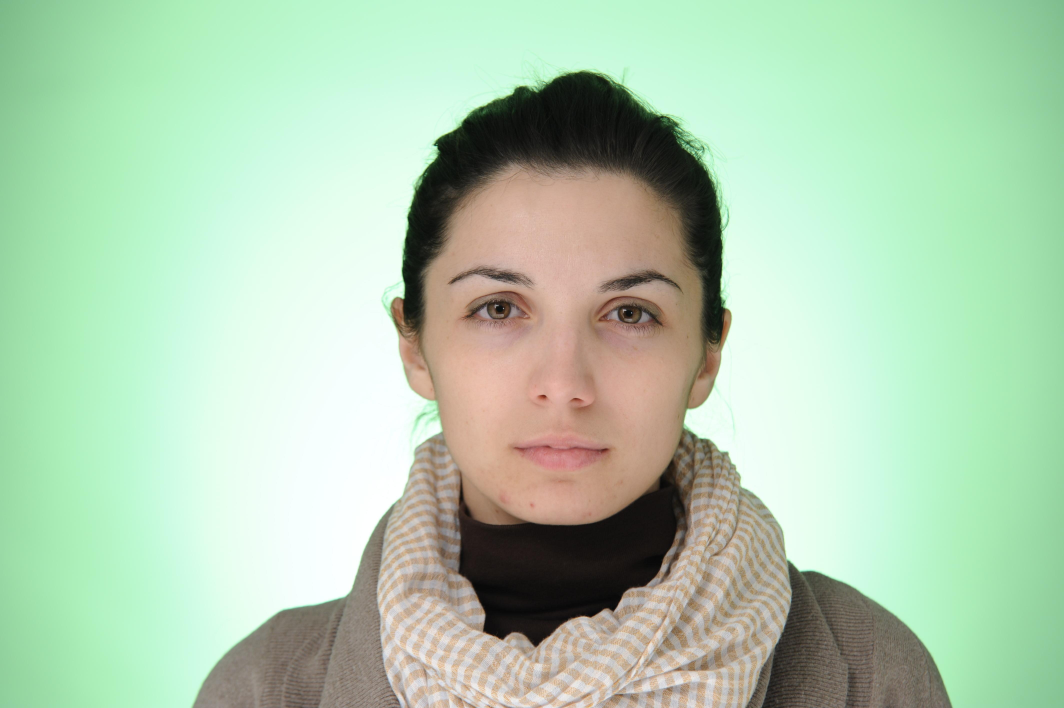
#> input picture db_pics/1.jpg, 4256 x 2832 px (shown at 1/4 size); its folder holds only this picture in this run
$ python ui.py
#> lines starting #> are read from the running program, lines starting #| are printed output that depends on the picture
import cv2
import pandas as pd
import numpy as np
import io
from plotly import tools
from math import *
import pandas as pd
import os


img_filpath = './db_pics/'
img_filename = os.listdir(img_filpath)

ui = np.zeros((600,750,3), np.uint8)
name_filename = input("Please enter user's name: ")
#> the answer given: db_pics/1.jpg

file = open(name_filename+'.csv','w')
file.write("img_file, score\n")

# for filename in img_filename:
for i in range(len(img_filename)):
    filename = img_filename[i]
    img = cv2.resize(cv2.imread(img_filpath+filename), (750,500))
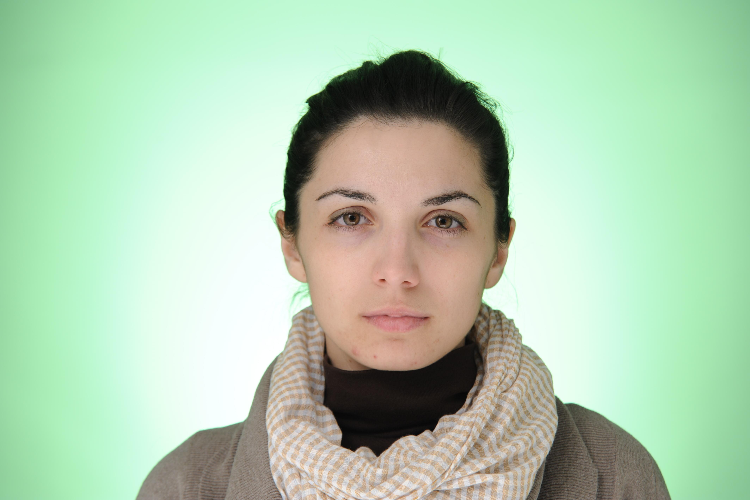
#> img: shape (500, 750, 3); mean B, G, R 175.8, 204.7, 176
    border = cv2.copyMakeBorder(img,0,100,0,0,cv2.BORDER_CONSTANT,value=[0,0,0])
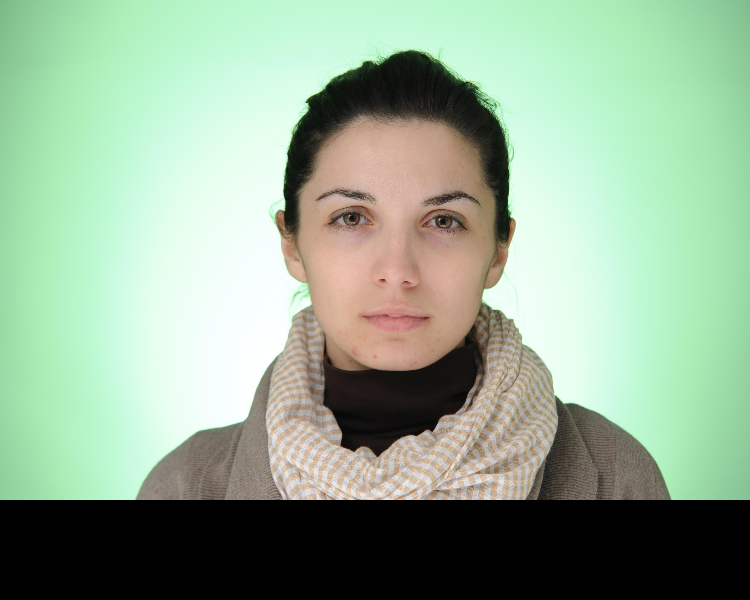
#> border: shape (600, 750, 3); mean B, G, R 146.5, 170.6, 146.7
    cv2.putText(border, "Press rate from 1(unattractive) to 5(attractive)", (10, 570), cv2.FONT_HERSHEY_SIMPLEX, 0.6, (255,255,255), 1)
    cv2.putText(border, "Number images left: " + str(len(img_filename) - i), (10, 540), cv2.FONT_HERSHEY_SIMPLEX, 0.6, (255,255,255), 1)
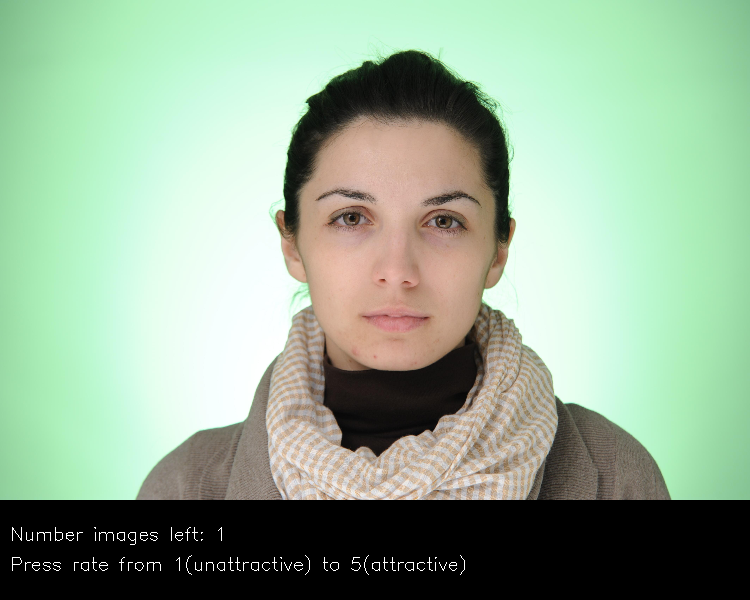
#> border: shape (600, 750, 3); mean B, G, R 147.3, 171.4, 147.4

    cv2.addWeighted(ui, 0, border, 1, 0, ui)

    cv2.imshow('image',ui)
    res = cv2.waitKey(0)
#> (key Esc is pressed here)

    if res == ord('1'):
        file.write(filename[:-3]+", "+str(1)+"\n")
    elif res == ord('2'):
        file.write(filename[:-3]+", "+str(2)+"\n")
    elif res == ord('3'):
        file.write(filename[:-3]+", "+str(3)+"\n")
    elif res == ord('4'):
        file.write(filename[:-3]+", "+str(4)+"\n")
    elif res == ord('5'):
        file.write(filename[:-3]+", "+str(5)+"\n")


cv2.destroyAllWindows()

$ run again, on db_pics/166.jpg
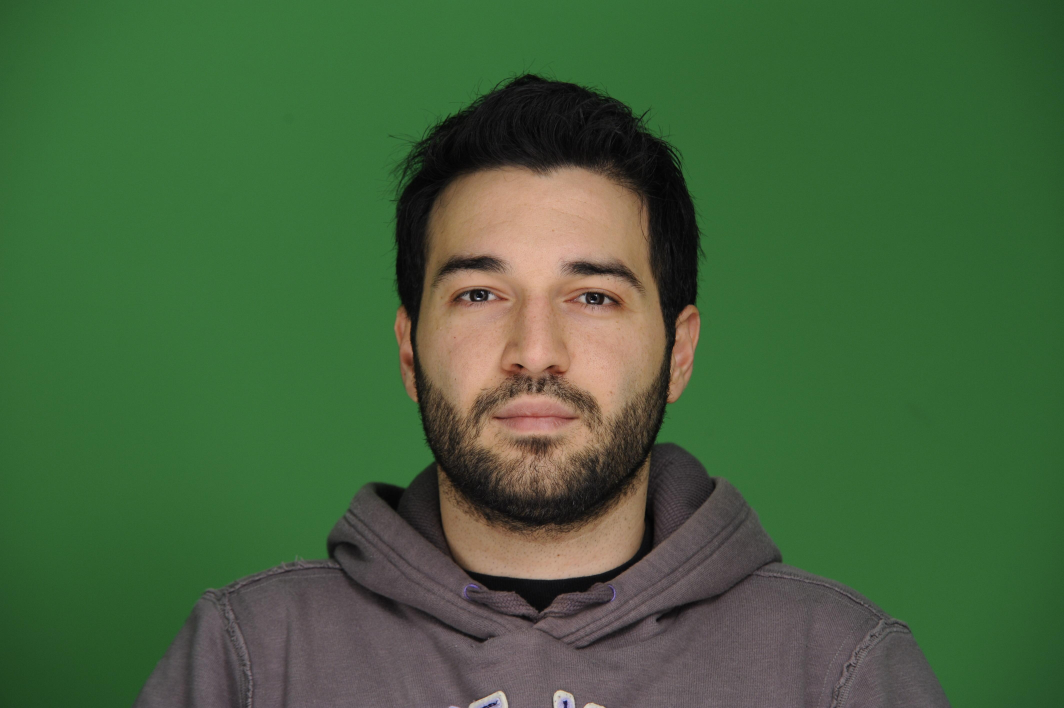
#> input picture db_pics/166.jpg, 4256 x 2832 px (shown at 1/4 size)
#> `img = cv2.resize(cv2.imread(img_filpath+filename), (750,500))`:
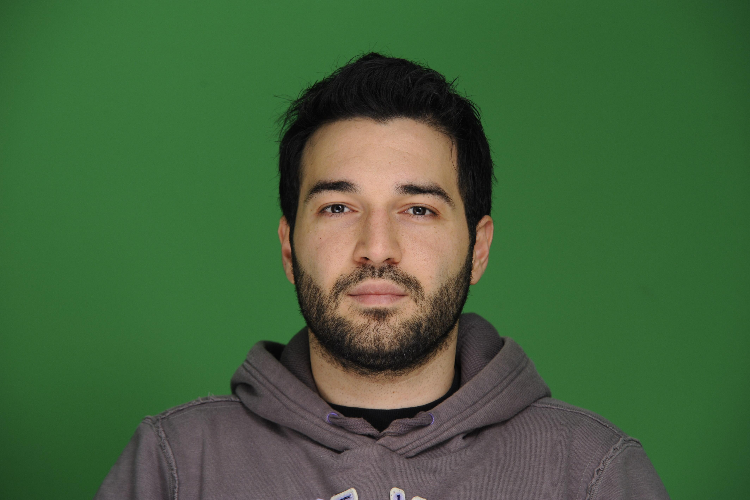
#> img: shape (500, 750, 3); mean B, G, R 59.8, 98.5, 67.2
#> `cv2.putText(border, "Number images left: " + str(len(img_filename) - i..`:
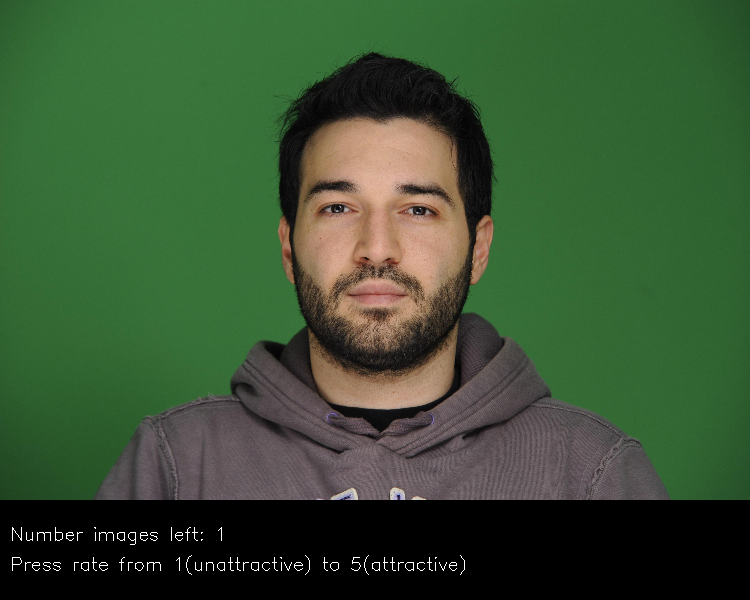
#> border: shape (600, 750, 3); mean B, G, R 50.6, 82.9, 56.8

$ run again, on db_pics/167.jpg
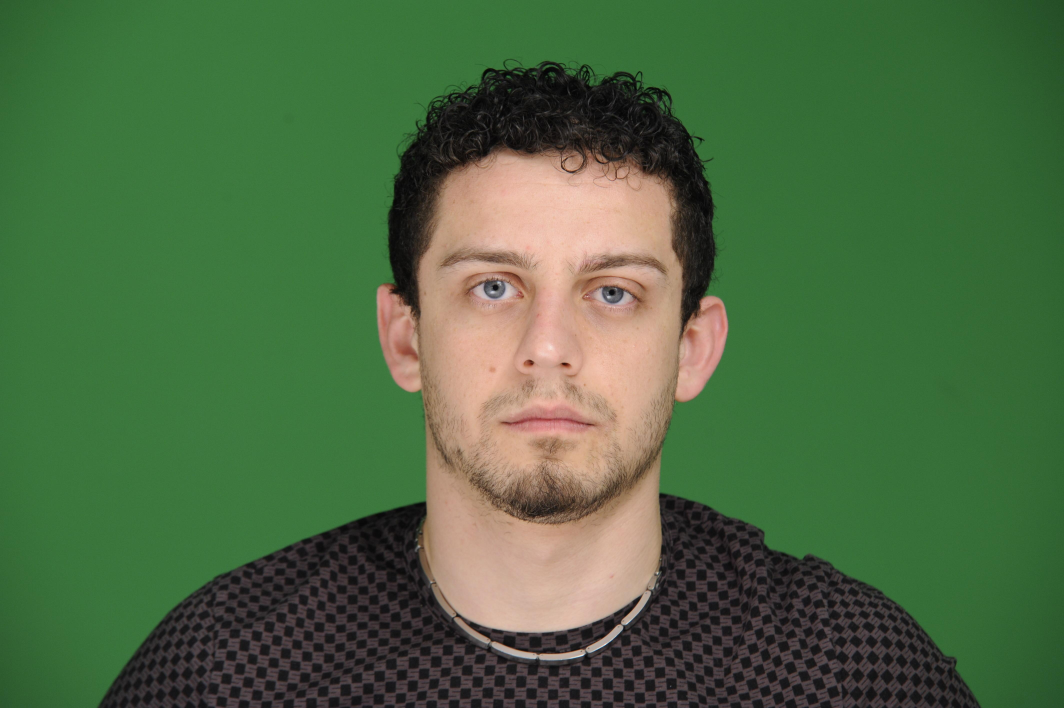
#> input picture db_pics/167.jpg, 4256 x 2832 px (shown at 1/4 size)
#> `img = cv2.resize(cv2.imread(img_filpath+filename), (750,500))`:
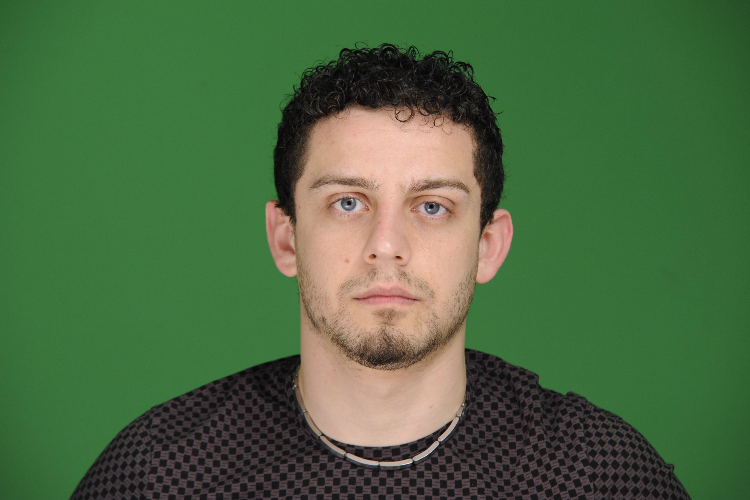
#> img: shape (500, 750, 3); mean B, G, R 65.6, 105.8, 75.4
#> `cv2.putText(border, "Number images left: " + str(len(img_filename) - i..`:
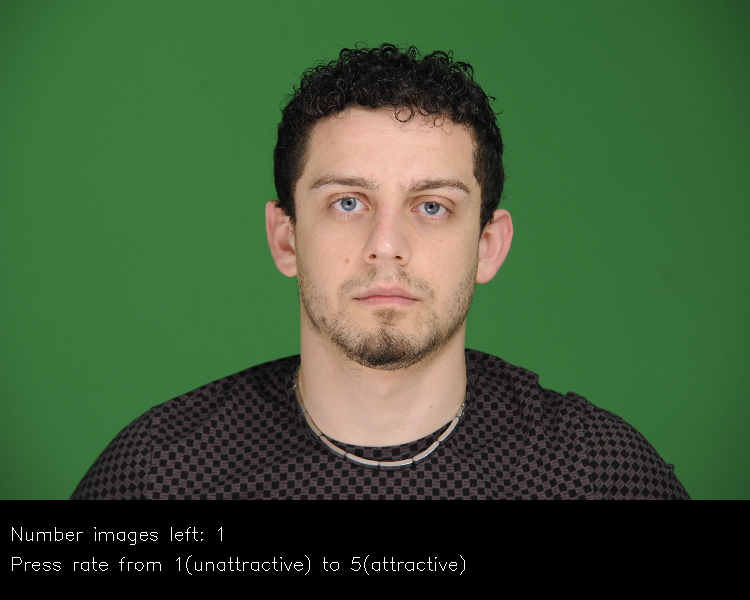
#> border: shape (600, 750, 3); mean B, G, R 55.4, 88.9, 63.6

$ run again, on db_pics/181.jpg
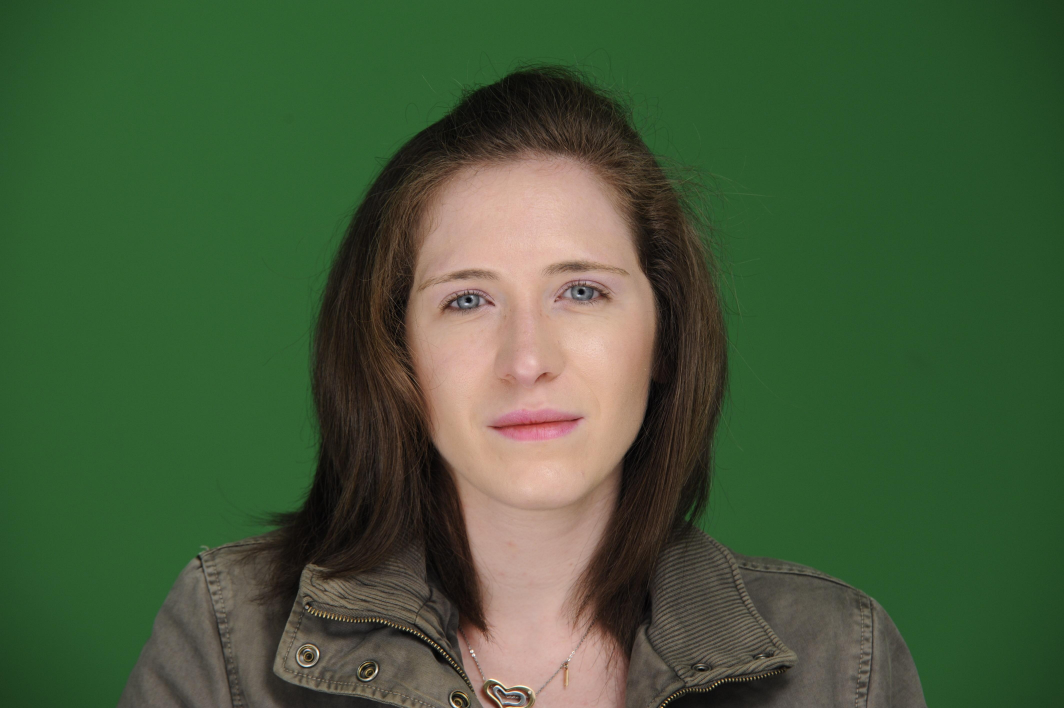
#> input picture db_pics/181.jpg, 4256 x 2832 px (shown at 1/4 size)
#> `img = cv2.resize(cv2.imread(img_filpath+filename), (750,500))`:
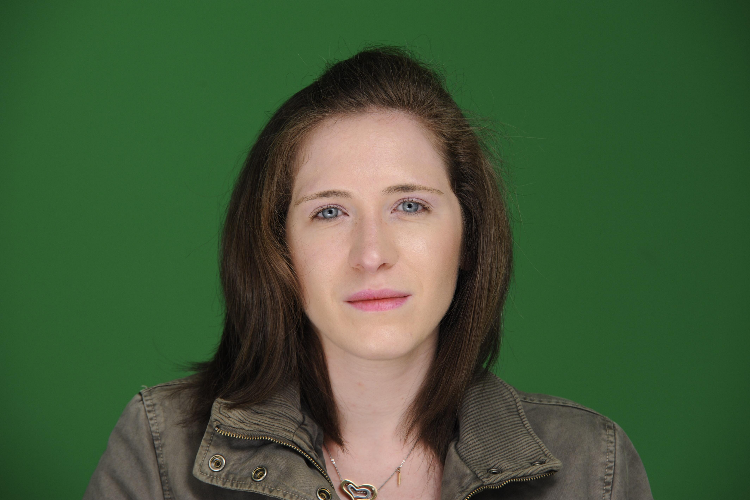
#> img: shape (500, 750, 3); mean B, G, R 56.9, 89.5, 67.1
#> `cv2.putText(border, "Number images left: " + str(len(img_filename) - i..`:
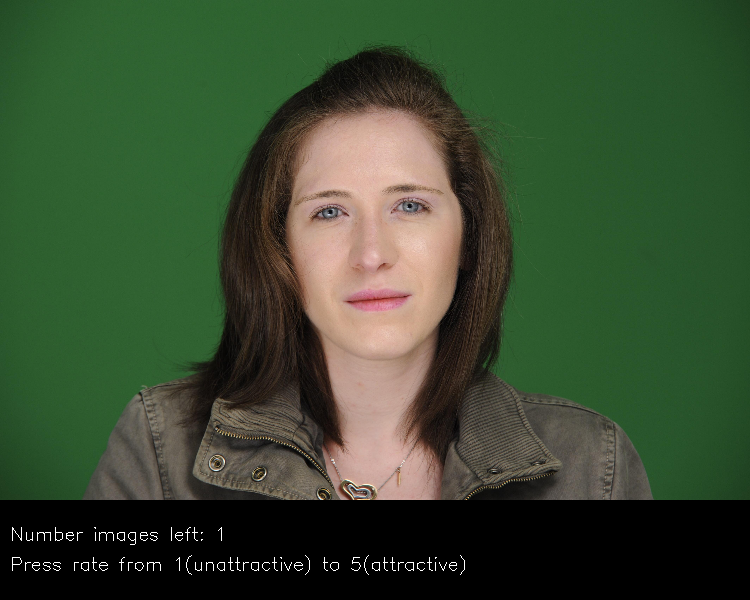
#> border: shape (600, 750, 3); mean B, G, R 48.2, 75.4, 56.7

$ run again, on db_pics/10.jpg
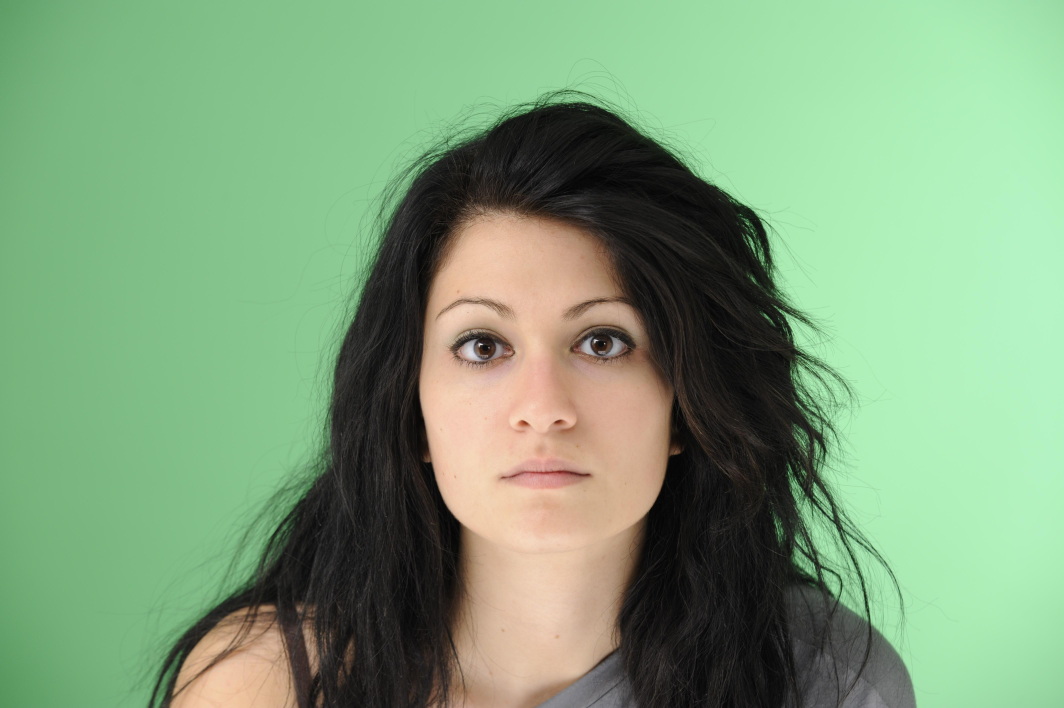
#> input picture db_pics/10.jpg, 4256 x 2832 px (shown at 1/4 size)
#> `img = cv2.resize(cv2.imread(img_filpath+filename), (750,500))`:
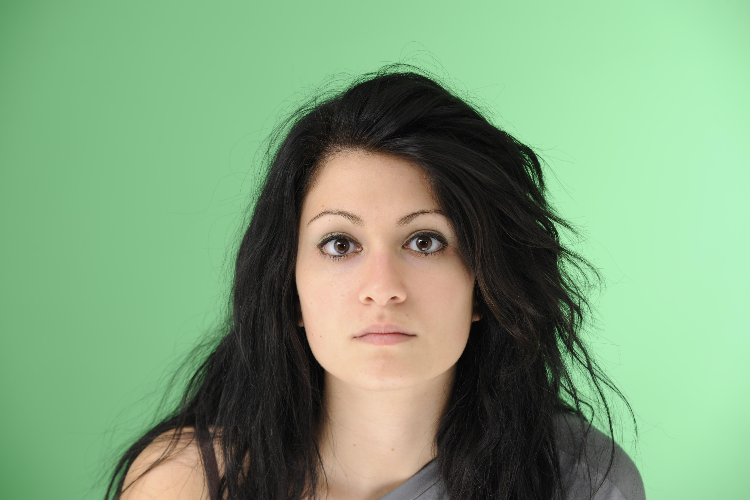
#> img: shape (500, 750, 3); mean B, G, R 122.5, 160.3, 126.5
#> `cv2.putText(border, "Number images left: " + str(len(img_filename) - i..`:
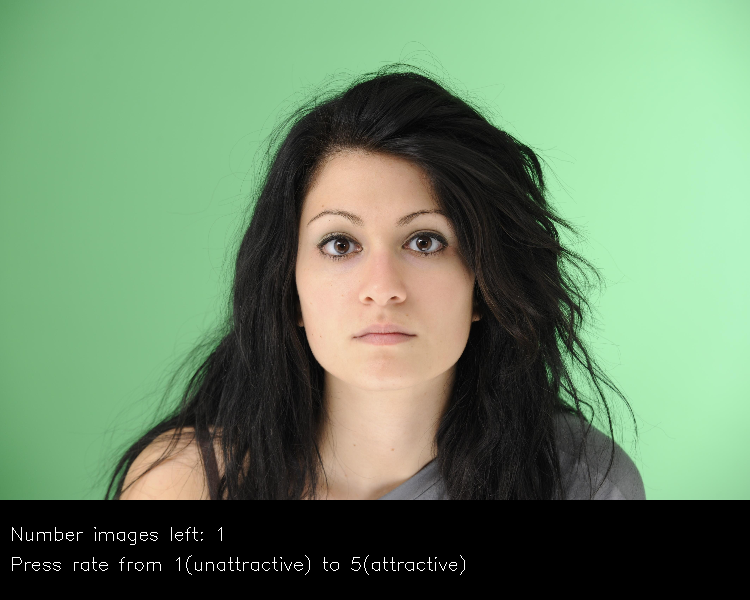
#> border: shape (600, 750, 3); mean B, G, R 102.9, 134.3, 106.2
